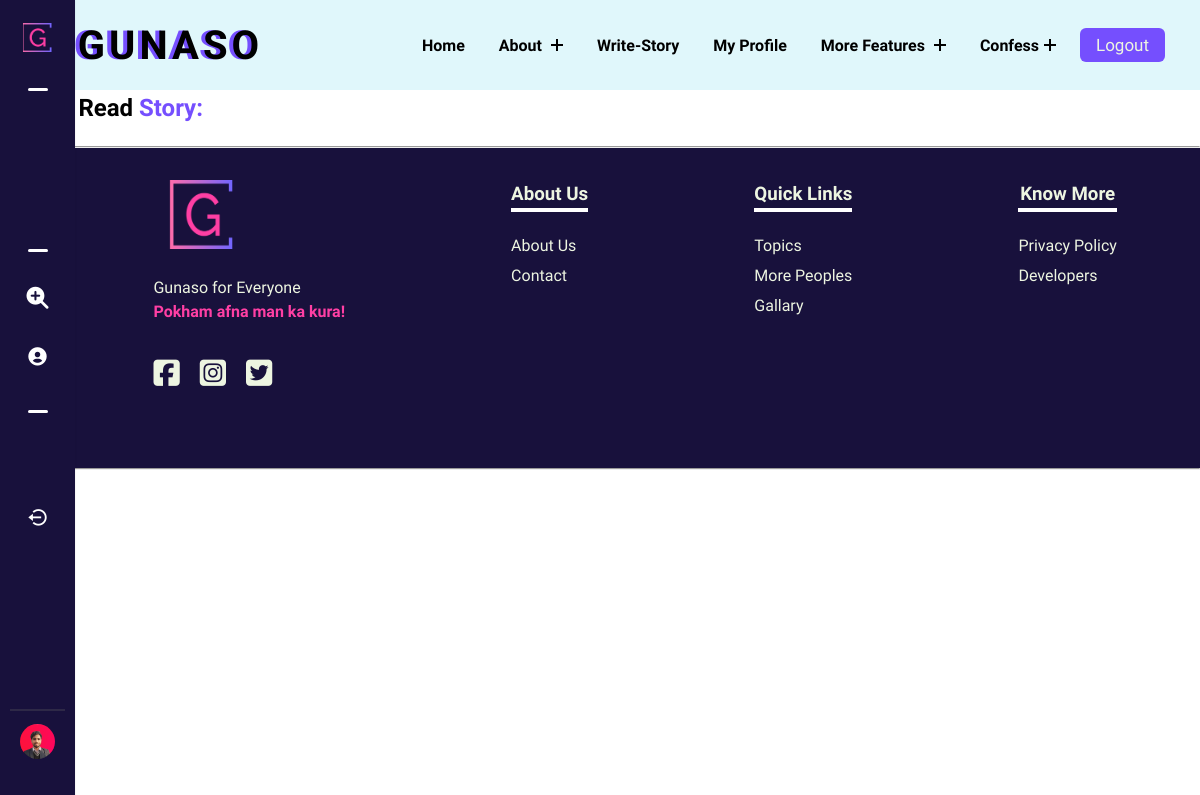
The page /yourstory/ (signed in) on the database as committed earlier.
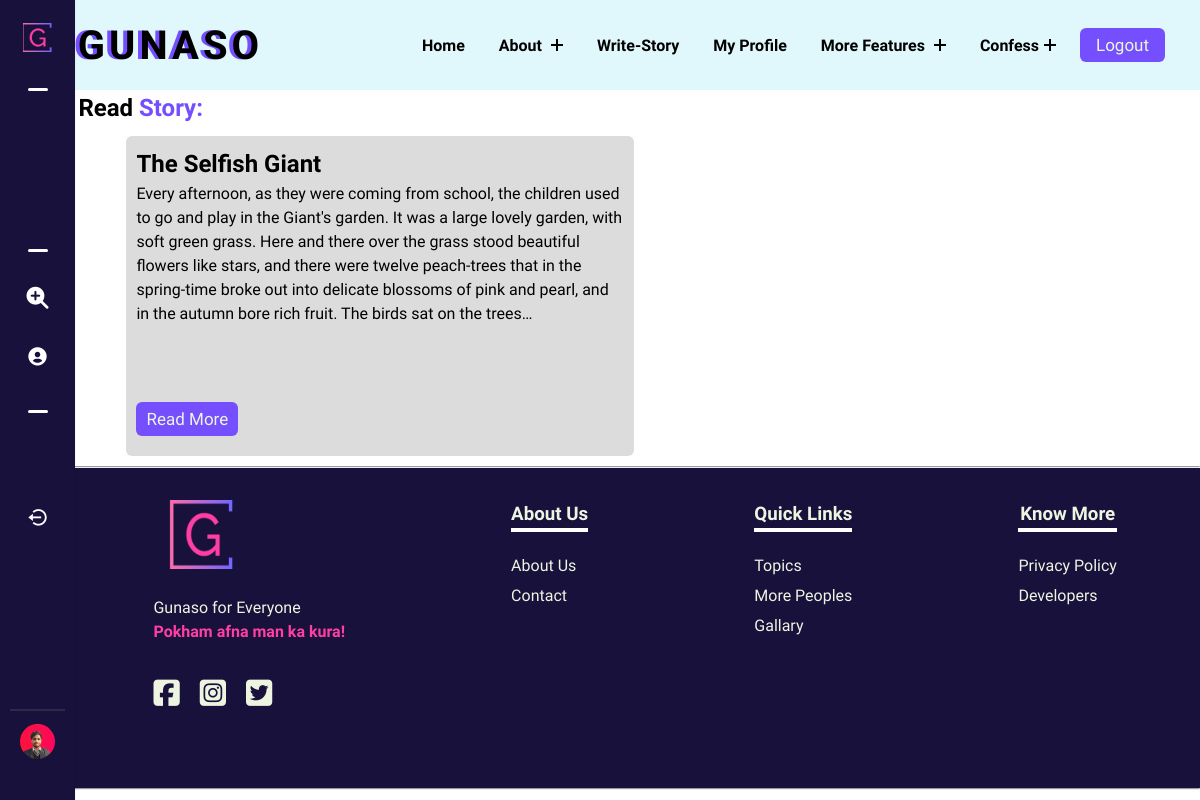
The same page on the database as committed later.
### gunasoApp/models.py (models this page shows, shortened)
class Story(models.Model):
    sno = models.AutoField(primary_key=True)
    user = models.ForeignKey(User, on_delete=models.CASCADE)
    slug = models.SlugField(max_length=255, unique=True, blank=True)
    storySubject = models.CharField(max_length = 255, blank=True)
    storyType = models.CharField(max_length = 50, blank=True)
    storyContent = models.TextField(blank=True)

### gunasoApp/views.py (the view)
# urls.py: path('yourstory/',views.yourstory, name='yourstory'),
def yourstory(request):
    particularStory  = Story.objects.filter(user = request.user)
    context = {"particularStory":particularStory}
    return render(request, 'yourstory.html', context)

### templates/yourstory.html (shortened to what this page needs)
{% extends 'base.html' %}
{% load static %}
    {% block base_style%}
    {{ block.super }}
    <link rel="stylesheet" href="{% static 'styles/readstory.css' %}">
    {% endblock base_style%}
    {% block content %}
    <div class="readstorymain">
        <h2>Read <span>Story:</span></h2>
        <div class="flexcontain">
            {% for item in particularStory %}
            <div class="storycard">
                <h2>{{item.storySubject}}</h2>
                <p>
                    {{item.storyContent|truncatechars:400}}
                </p>
                <div class="forbtn">
                    <a href="/read-story/{{item.slug}}">
                        <button class="copybtn">
                            Read More
                        </button>
                    </a>
                </div>
            </div>
            {% endfor %}
        </div>
    </div>
    {% endblock %}

Rows that differ between the two databases and show on the page:
added Story: storySubject "The Selfish Giant", storyContent "Every afternoon, as they were coming from school, the children used to go and play in the Giant's garden. It was a large lovely garden, with soft green grass. Here and there over the grass stood beautiful flowers like stars, and there were twelve peach-trees that in the spring-time broke out into delicate blossoms of pink and pearl, and in the autumn bore rich fruit. The birds sat on the trees…"
